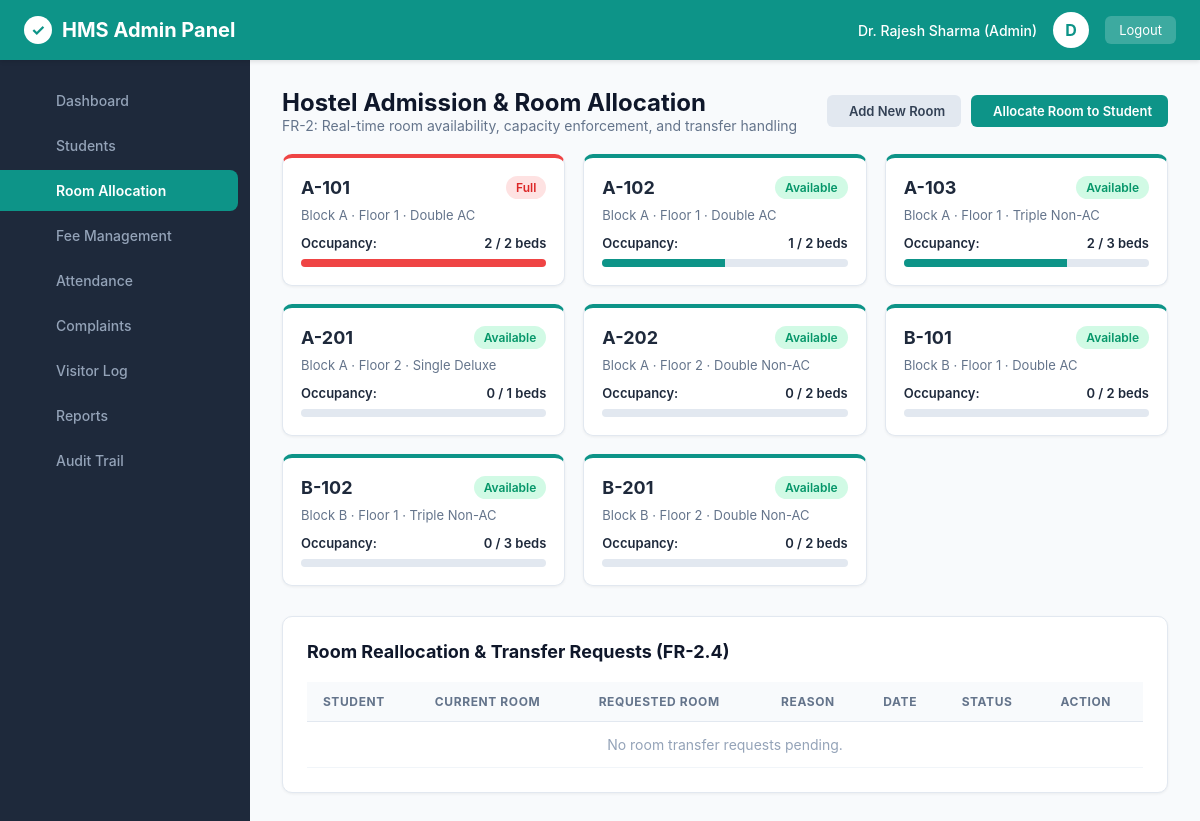
The page /admin/rooms (signed in) on the database its author committed.
### tables this page shows
CREATE TABLE users (
        id INTEGER PRIMARY KEY AUTOINCREMENT,
        username TEXT UNIQUE NOT NULL,
        password_hash TEXT NOT NULL,
        role TEXT NOT NULL CHECK(role IN ('admin', 'warden', 'student', 'staff')),
        full_name TEXT NOT NULL,
        email TEXT UNIQUE NOT NULL,
        phone TEXT,
        created_at TIMESTAMP DEFAULT CURRENT_TIMESTAMP
    );

CREATE TABLE rooms (
        id INTEGER PRIMARY KEY AUTOINCREMENT,
        room_number TEXT UNIQUE NOT NULL,
        block TEXT NOT NULL,
        floor INTEGER NOT NULL,
        capacity INTEGER NOT NULL DEFAULT 2,
        occupied_count INTEGER NOT NULL DEFAULT 0,
        room_type TEXT NOT NULL,
        fee_per_semester REAL NOT NULL,
        status TEXT NOT NULL DEFAULT 'Available' CHECK(status IN ('Available', 'Full', 'Maintenance'))
    );

### app/main.py (the view)
@app.get("/admin/rooms", response_class=HTMLResponse)
def admin_rooms(request: Request):
    user = get_current_user(request)
    if not user or user["role"] != "admin":
        return RedirectResponse(url="/login", status_code=302)
    conn = get_db()
    cursor = conn.cursor()
    cursor.execute("""
        SELECT r.*,
               (SELECT COUNT(*) FROM students s WHERE s.room_id = r.id) as actual_occupants
        FROM rooms r
        ORDER BY r.block, r.room_number;
    """)
    rooms = cursor.fetchall()
    cursor.execute("""
        SELECT rr.id, s.student_id, u.full_name, r1.room_number as current_room,
               r2.room_number as requested_room, rr.reason, rr.status, rr.created_at
        FROM room_requests rr
        JOIN students s ON rr.student_id = s.id
        JOIN users u ON s.user_id = u.id
        LEFT JOIN rooms r1 ON rr.current_room_id = r1.id
        JOIN rooms r2 ON rr.requested_room_id = r2.id
        ORDER BY rr.created_at DESC;
    """)
    requests = cursor.fetchall()
    cursor.execute("""
        SELECT s.id, s.student_id, u.full_name, s.department
        FROM students s
        JOIN users u ON s.user_id = u.id
        WHERE s.room_id IS NULL;
    """)
    unallocated = cursor.fetchall()
    conn.close()
    return templates.TemplateResponse(request=request, name="admin_rooms.html", context={
        "user": user,
        "active_page": "rooms",
        "rooms": rooms,
        "requests": requests,
        "unallocated": unallocated
    })

### app/templates/admin_rooms.html (shortened to what this page needs)
{% extends "base.html" %}
{% block content %}
<div class="card-header-bar">
  <div>
    <h1 style="font-size: 24px; font-weight: 700; color: #0f172a;">Hostel Admission & Room Allocation</h1>
    <p style="font-size: 14px; color: #64748b;">FR-2: Real-time room availability, capacity enforcement, and transfer handling</p>
  </div>
  <div style="display: flex; gap: 10px;">
    <button class="btn btn-secondary" onclick="document.getElementById('createRoomModal').style.display='block'">
       Add New Room
    </button>
    <button class="btn btn-primary" onclick="document.getElementById('allocateModal').style.display='block'">
       Allocate Room to Student
    </button>
  </div>
</div>
<div style="display: grid; grid-template-columns: repeat(auto-fill, minmax(260px, 1fr)); gap: 18px; margin-bottom: 30px;">
  {% for rm in rooms %}
  <div class="content-card" style="margin-bottom: 0; padding: 18px; border-top: 4px solid {% if rm.occupied_count >= rm.capacity %}#ef4444{% else %}#0d9488{% endif %};">
    <div style="display: flex; justify-content: space-between; align-items: center; margin-bottom: 8px;">
      <h3 style="font-size: 18px; font-weight: 700;">{{ rm.room_number }}</h3>
      <span class="status-badge {% if rm.occupied_count >= rm.capacity %}badge-full{% else %}badge-available{% endif %}">
        {% if rm.occupied_count >= rm.capacity %}Full{% else %}Available{% endif %}
      </span>
    </div>
    <div style="font-size: 13px; color: #64748b; margin-bottom: 12px;">
      {{ rm.block }} · Floor {{ rm.floor }} · {{ rm.room_type }}
    </div>
    <div style="display: flex; justify-content: space-between; font-size: 13px; font-weight: 600;">
      <span>Occupancy:</span>
      <span>{{ rm.occupied_count }} / {{ rm.capacity }} beds</span>
    </div>
    <div style="width: 100%; height: 8px; background: #e2e8f0; border-radius: 4px; overflow: hidden; margin-top: 8px;">
      <div style="width: {{ (rm.occupied_count / rm.capacity * 100) }}%; height: 100%; background: {% if rm.occupied_count >= rm.capacity %}#ef4444{% else %}#0d9488{% endif %};"></div>
    </div>
  </div>
  {% endfor %}
</div>
<div class="content-card">
  <div class="card-header-bar">
    <h2 class="card-title">Room Reallocation & Transfer Requests (FR-2.4)</h2>
  </div>
  <div class="table-responsive">
    <table class="data-table">
      <thead>
        <tr>
          <th>Student</th>
          <th>Current Room</th>
          <th>Requested Room</th>
          <th>Reason</th>
          <th>Date</th>
          <th>Status</th>
          <th>Action</th>
        </tr>
      </thead>
      <tbody>
        {% if requests %}
          {% for r in requests %}
          <tr>
            <td><strong>{{ r.full_name }}</strong> ({{ r.student_id }})</td>
            <td>{{ r.current_room or 'None' }}</td>
            <td><strong style="color: #0d9488;">{{ r.requested_room }}</strong></td>
            <td>{{ r.reason }}</td>
            <td>{{ r.created_at[:10] }}</td>
            <td>
              <span class="status-badge {% if r.status == 'Approved' %}badge-resolved{% elif r.status == 'Rejected' %}badge-full{% else %}badge-pending{% endif %}">
                {{ r.status }}
              </span>
            </td>
            <td>
              {% if r.status == 'Pending' %}
              <div style="display: flex; gap: 6px;">
                <form action="/admin/rooms/request/update" method="POST" style="display:inline;">
                  <input type="hidden" name="request_id" value="{{ r.id }}">
                  <input type="hidden" name="action" value="approve">
                  <button type="submit" class="btn btn-success btn-sm"><i class="fa-solid fa-check"></i></button>
                </form>
                <form action="/admin/rooms/request/update" method="POST" style="display:inline;">
                  <input type="hidden" name="request_id" value="{{ r.id }}">
                  <input type="hidden" name="action" value="reject">
                  <button type="submit" class="btn btn-danger btn-sm"><i class="fa-solid fa-xmark"></i></button>
                </form>
              </div>
              {% else %}
                <small style="color: #64748b;">Completed</small>
              {% endif %}
            </td>
          </tr>
          {% endfor %}
        {% else %}
          <tr><td colspan="7" style="text-align: center; color: #94a3b8;">No room transfer requests pending.</td></tr>
        {% endif %}
      </tbody>
    </table>
  </div>
</div>
{% endblock %}

### app/templates/base.html (shortened to what this page needs)
<!DOCTYPE html>
<html lang="en">
<head>
  <link rel="stylesheet" href="/static/css/style.css">
</head>
<body>
  <header class="app-header">
    <div class="header-brand">
      <span class="header-brand-icon">✓</span>
      <span>HMS Admin Panel</span>
    </div>
    <div class="header-user-menu">
      <span style="font-size: 14px; font-weight: 500;">{{ user.full_name }} ({{ user.role | capitalize }})</span>
      <div class="header-avatar">{{ user.full_name[0] }}</div>
      <a href="/logout" class="btn-logout"> Logout</a>
    </div>
  </header>
  <aside class="app-sidebar">
    <ul class="sidebar-menu">
      <li class="sidebar-item">
        <a href="/admin/dashboard" class="sidebar-link {% if active_page == 'dashboard' %}active{% endif %}">
          <span>Dashboard</span>
        </a>
      </li>
      {% if user.role in ['admin'] %}
      <li class="sidebar-item">
        <a href="/admin/students" class="sidebar-link {% if active_page == 'students' %}active{% endif %}">
          <span>Students</span>
        </a>
      </li>
      <li class="sidebar-item">
        <a href="/admin/rooms" class="sidebar-link {% if active_page == 'rooms' %}active{% endif %}">
          <span>Room Allocation</span>
        </a>
      </li>
      <li class="sidebar-item">
        <a href="/admin/fees" class="sidebar-link {% if active_page == 'fees' %}active{% endif %}">
          <span>Fee Management</span>
        </a>
      </li>
      {% endif %}
      <li class="sidebar-item">
        <a href="/admin/attendance" class="sidebar-link {% if active_page == 'attendance' %}active{% endif %}">
          <span>Attendance</span>
        </a>
      </li>
      <li class="sidebar-item">
        <a href="/admin/complaints" class="sidebar-link {% if active_page == 'complaints' %}active{% endif %}">
          <span>Complaints</span>
        </a>
      </li>
      <li class="sidebar-item">
        <a href="/admin/visitors" class="sidebar-link {% if active_page == 'visitors' %}active{% endif %}">
          <span>Visitor Log</span>
        </a>
      </li>
      {% if user.role in ['admin'] %}
      <li class="sidebar-item">
        <a href="/admin/reports" class="sidebar-link {% if active_page == 'reports' %}active{% endif %}">
          <span>Reports</span>
        </a>
      </li>
      <li class="sidebar-item">
        <a href="/admin/audit-logs" class="sidebar-link {% if active_page == 'audit' %}active{% endif %}">
          <span>Audit Trail</span>
        </a>
      </li>
      {% endif %}
    </ul>
  </aside>
  <main class="main-content">
    {% block content %}{% endblock %}
  </main>
</body>
</html>

### app/static/css/style.css (style rules this page uses)
:root { --primary-teal: #0d9488; --primary-teal-hover: #0f766e; --primary-dark: #1e293b; --secondary-dark: #0f172a; --sidebar-width: 250px; --bg-light: #f8fafc; --card-bg: #ffffff; --border-color: #e2e8f0; --text-main: #1e293b; --text-muted: #64748b; --accent-yellow: #f59e0b; --accent-red: #ef4444; --accent-green: #10b981; --accent-blue: #3b82f6; }
* { box-sizing: border-box; margin: 0; padding: 0; font-family: -apple-system, BlinkMacSystemFont, "Segoe UI", Roboto, "Helvetica Neue", Arial, sans-serif; }
body { background-color: var(--bg-light); color: var(--text-main); min-height: 100vh; }
.app-header { height: 60px; background-color: #0d9488; color: #ffffff; display: flex; align-items: center; justify-content: space-between; padding: 0 24px; position: fixed; top: 0; left: 0; right: 0; z-index: 100; box-shadow: 0 2px 4px rgba(0,0,0,0.1); }
.header-brand { display: flex; align-items: center; gap: 10px; font-size: 20px; font-weight: 700; }
.header-brand-icon { background: #ffffff; color: #0d9488; border-radius: 50%; width: 28px; height: 28px; display: inline-flex; align-items: center; justify-content: center; font-size: 16px; }
.header-user-menu { display: flex; align-items: center; gap: 16px; }
.header-avatar { width: 36px; height: 36px; background-color: #ffffff; color: #0d9488; border-radius: 50%; display: flex; align-items: center; justify-content: center; font-weight: 700; font-size: 16px; }
.btn-logout { color: #ffffff; background: rgba(255, 255, 255, 0.2); border: none; padding: 6px 14px; border-radius: 6px; font-size: 13px; cursor: pointer; text-decoration: none; transition: background 0.2s; }
.app-sidebar { width: var(--sidebar-width); background-color: #1e293b; position: fixed; top: 60px; bottom: 0; left: 0; padding: 20px 0; overflow-y: auto; z-index: 90; }
.sidebar-menu { list-style: none; }
.sidebar-item { margin-bottom: 4px; }
.sidebar-link { display: flex; align-items: center; gap: 12px; padding: 12px 24px; color: #94a3b8; text-decoration: none; font-size: 14px; font-weight: 500; transition: all 0.2s ease; }
.sidebar-link.active { color: #ffffff; background-color: #0d9488; font-weight: 600; border-radius: 0 8px 8px 0; margin-right: 12px; }
.main-content { margin-left: var(--sidebar-width); margin-top: 60px; padding: 28px 32px; min-height: calc(100vh - 60px); }
.content-card { background: #ffffff; border-radius: 10px; padding: 24px; box-shadow: 0 1px 3px rgba(0,0,0,0.06); border: 1px solid var(--border-color); margin-bottom: 28px; }
.card-header-bar { display: flex; align-items: center; justify-content: space-between; margin-bottom: 20px; }
.card-title { font-size: 18px; font-weight: 700; color: #0f172a; }
.table-responsive { width: 100%; overflow-x: auto; }
.data-table { width: 100%; border-collapse: collapse; text-align: left; }
.data-table th { background-color: #f8fafc; padding: 12px 16px; font-size: 12px; font-weight: 700; text-transform: uppercase; letter-spacing: 0.05em; color: #64748b; border-bottom: 1px solid var(--border-color); }
.data-table td { padding: 14px 16px; font-size: 14px; border-bottom: 1px solid #f1f5f9; color: #334155; vertical-align: middle; }
.status-badge { display: inline-block; padding: 4px 10px; border-radius: 20px; font-size: 12px; font-weight: 600; text-align: center; }
.badge-resolved, .badge-paid, .badge-available, .badge-present { background-color: #d1fae5; color: #059669; }
.badge-full, .badge-absent, .badge-rejected { background-color: #fee2e2; color: #dc2626; }
.btn { display: inline-flex; align-items: center; gap: 6px; padding: 8px 16px; border-radius: 6px; font-size: 13px; font-weight: 600; cursor: pointer; text-decoration: none; border: none; transition: all 0.2s; }
.btn-primary { background-color: var(--primary-teal); color: #ffffff; }
.btn-secondary { background-color: #e2e8f0; color: #334155; }

### rows shown on the page
users: full_name "Dr. Rajesh Sharma", role "Admin", full_name "D"
rooms: room_number "A-101", shows "Full", block "Block A", floor "1", room_type "Double AC", occupied_count "2", capacity "2"
rooms: room_number "A-102", shows "Available", block "Block A", floor "1", room_type "Double AC", occupied_count "1", capacity "2"
rooms: room_number "A-103", shows "Available", block "Block A", floor "1", room_type "Triple Non-AC", occupied_count "2", capacity "3"
rooms: room_number "A-201", shows "Available", block "Block A", floor "2", room_type "Single Deluxe", occupied_count "0", capacity "1"
rooms: room_number "A-202", shows "Available", block "Block A", floor "2", room_type "Double Non-AC", occupied_count "0", capacity "2"
rooms: room_number "B-101", shows "Available", block "Block B", floor "1", room_type "Double AC", occupied_count "0", capacity "2"
rooms: room_number "B-102", shows "Available", block "Block B", floor "1", room_type "Triple Non-AC", occupied_count "0", capacity "3"
rooms: room_number "B-201", shows "Available", block "Block B", floor "2", room_type "Double Non-AC", occupied_count "0", capacity "2"
